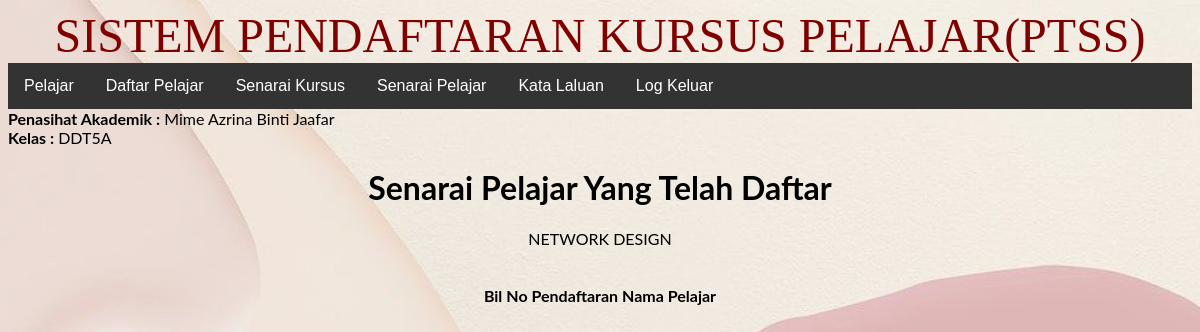
The app's page /pendaftaran/pensyarah/index.php?daftar=senaraipelajar&idkursus=4 (signed in) with its own data.
### tables this page shows
CREATE TABLE `pensyarah` (
  `idpensyarah` int(11) NOT NULL,
  `namapensyarah` varchar(250) NOT NULL,
  `jabatan` varchar(250) NOT NULL,
  `kelas` varchar(50) NOT NULL,
  `username` varchar(250) NOT NULL,
  `password` varchar(250) NOT NULL
);

CREATE TABLE `kursus` (
  `idkursus` int(11) NOT NULL,
  `kodkursus` varchar(50) NOT NULL,
  `namakursus` varchar(250) NOT NULL,
  `jamkredit` float NOT NULL
);

### pendaftaran/pensyarah/index.php (the view, shortened to what this page needs)
<?php
require '../conn.php';
$idpensyarah = $_SESSION['idpensyarah'];
$sql = "SELECT * FROM pensyarah WHERE idpensyarah = $idpensyarah";
$row = $conn->query($sql)->fetch_object();
?>
<!DOCTYPE html>
<html lang="en">
<head>
    <link rel="stylesheet" href="../register.css">
</head>
<body>
<marquee direction="right" height="70" width="100%" bgcolor="pink" loop="20">
  <font face="times new roman" size="30" color="maroon"><center>SISTEM PENDAFTARAN KURSUS PELAJAR(PTSS)</font></center>
</marquee>
<ul>
    <li><a href="index.php?daftar=senarai">Pelajar</a></li>
    <li><a href="index.php?daftar=daftar">Daftar Pelajar</a></li>
    <li><a href="index.php?daftar=kursus">Senarai Kursus</a></li>
    <li><a href="index.php?daftar=pelajar">Senarai Pelajar</a></li>
    <li><a href="index.php?daftar=katalaluan">Kata Laluan</a></li>
    <li><a href="../logout.php">Log Keluar</a></li>
</ul>
<font><b>Penasihat Akademik :</b></font>
<font><?php echo $row->namapensyarah;?></font><br>
<font><b>Kelas :</b></font>
<font><?php echo $row->kelas;?></font><br>
<center><div>
    <?php
    $daftar = 'senarai';
    if (isset($_GET['daftar'])) $daftar = $_GET['daftar'];
    require "$daftar.php";
    ?>
</div></center>
</body>
</html>

### pendaftaran/pensyarah/senaraipelajar.php (shortened to what this page needs)
<?php
    $idkursus = $_GET['idkursus'];
    $sql = "SELECT * FROM kursus WHERE idkursus = $idkursus";
    $row = $conn->query($sql)->fetch_object();
?>
<h1>Senarai Pelajar Yang Telah Daftar</h1>
<p><?php echo $row->namakursus;?></p><br>
<table border="0">
    <tr>
        <th>Bil</th>
        <th>No Pendaftaran</th>
        <th>Nama Pelajar</th>
    </tr>
</table>

### pendaftaran/register.css (style rules this page uses)
body { font-family: 'Lato', sans-serif; background-image: url('color.jpg'); background-repeat: no-repeat; background-attachment: fixed; background-size: cover; }
ul { list-style-type:none; margin:0; padding:0; overflow:hidden; background-color:#333; }
li { float: left; }
li a { display:block; color:white; text-align:center; padding:14px 16px; text-decoration: none; font: 10px; font-family:Arial; font-weight:normal; }

### records on screen
pensyarah: namapensyarah "Mime Azrina Binti Jaafar", kelas "DDT5A"
kursus: namakursus "NETWORK DESIGN"
